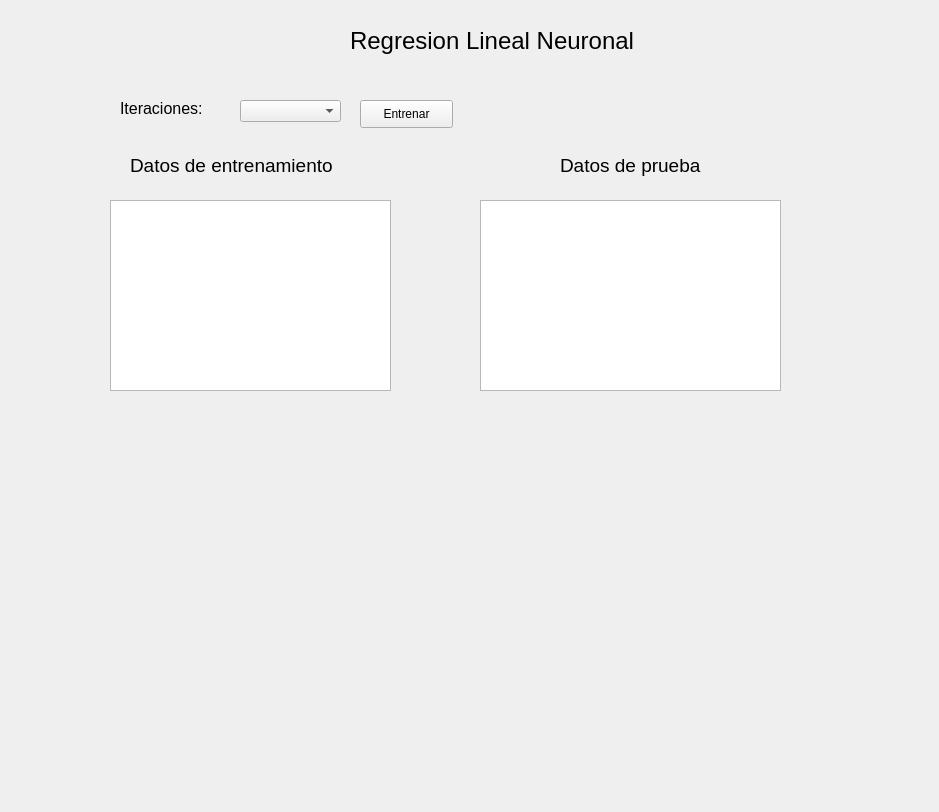
<?xml version="1.0" encoding="UTF-8"?>
<ui version="4.0">
 <class>Form</class>
 <widget class="QWidget" name="Form">
  <property name="geometry">
   <rect>
    <x>0</x>
    <y>0</y>
    <width>939</width>
    <height>812</height>
   </rect>
  </property>
  <property name="windowTitle">
   <string>Form</string>
  </property>
  <widget class="QWidget" name="widget_canva" native="true">
   <property name="geometry">
    <rect>
     <x>90</x>
     <y>460</y>
     <width>781</width>
     <height>341</height>
    </rect>
   </property>
  </widget>
  <widget class="QPushButton" name="btngraficar">
   <property name="geometry">
    <rect>
     <x>360</x>
     <y>100</y>
     <width>93</width>
     <height>28</height>
    </rect>
   </property>
   <property name="text">
    <string>Entrenar</string>
   </property>
  </widget>
  <widget class="QLabel" name="label">
   <property name="geometry">
    <rect>
     <x>350</x>
     <y>20</y>
     <width>361</width>
     <height>41</height>
    </rect>
   </property>
   <property name="font">
    <font>
     <family>Arial</family>
     <pointsize>18</pointsize>
    </font>
   </property>
   <property name="text">
    <string>Regresion Lineal Neuronal</string>
   </property>
  </widget>
  <widget class="QLabel" name="label_2">
   <property name="geometry">
    <rect>
     <x>130</x>
     <y>150</y>
     <width>261</width>
     <height>31</height>
    </rect>
   </property>
   <property name="font">
    <font>
     <family>Arial</family>
     <pointsize>14</pointsize>
    </font>
   </property>
   <property name="text">
    <string>Datos de entrenamiento</string>
   </property>
  </widget>
  <widget class="QLabel" name="label_4">
   <property name="geometry">
    <rect>
     <x>560</x>
     <y>150</y>
     <width>181</width>
     <height>31</height>
    </rect>
   </property>
   <property name="font">
    <font>
     <family>Arial</family>
     <pointsize>14</pointsize>
    </font>
   </property>
   <property name="text">
    <string>Datos de prueba</string>
   </property>
  </widget>
  <widget class="QTableWidget" name="tableWidgetentrenamiento">
   <property name="geometry">
    <rect>
     <x>110</x>
     <y>200</y>
     <width>281</width>
     <height>191</height>
    </rect>
   </property>
  </widget>
  <widget class="QTableWidget" name="tableWidgetprueba">
   <property name="geometry">
    <rect>
     <x>480</x>
     <y>200</y>
     <width>301</width>
     <height>191</height>
    </rect>
   </property>
  </widget>
  <widget class="QLabel" name="label_3">
   <property name="geometry">
    <rect>
     <x>120</x>
     <y>100</y>
     <width>111</width>
     <height>16</height>
    </rect>
   </property>
   <property name="font">
    <font>
     <family>Arial</family>
     <pointsize>12</pointsize>
    </font>
   </property>
   <property name="text">
    <string>Iteraciones:</string>
   </property>
  </widget>
  <widget class="QComboBox" name="cbxiteraciones">
   <property name="geometry">
    <rect>
     <x>240</x>
     <y>100</y>
     <width>101</width>
     <height>22</height>
    </rect>
   </property>
  </widget>
 </widget>
 <resources/>
 <connections/>
</ui>
